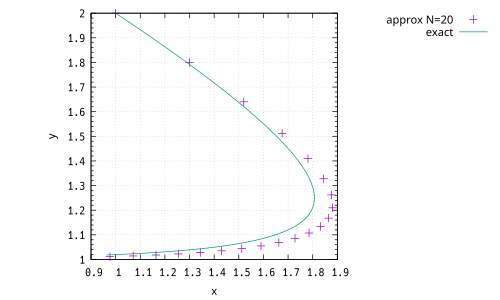

Source code (gnuplot):
set datafile separator ","
version = ""
name = "1".version

set terminal pdf enhanced
set output name.".pdf"

#set terminal pngcairo
#set output name.".png"

set parametric
set autoscale
set size square
set key
set key outside right
set key width 0
set grid
#set xr [0:3.5]
#set yr [-5.5:5.5]
#set mxtics 10
set trange [0:2]
set mytics
set xlabel "x"
set ylabel "y"
#set logscale x
set samples 12000

plot name.".csv" u 1:2 w p title "approx N=20", \
-2*exp(-2*t)-t+3, exp(-2*t)+1 w l title "exact"
